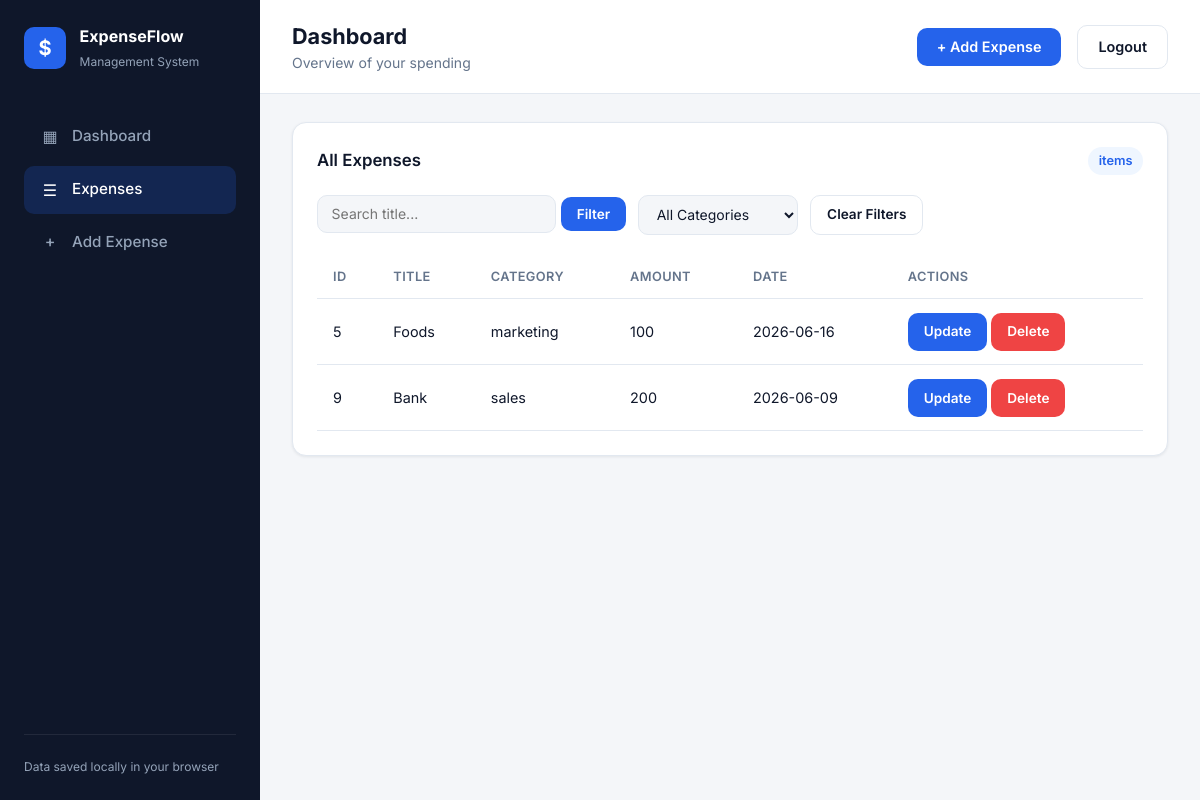
Page /expense.php (signed in) on the committed database.
### tables this page shows
CREATE TABLE `expenses` (
  `id` int(11) NOT NULL,
  `title` varchar(255) NOT NULL,
  `id_category` int(255) NOT NULL,
  `amount` int(255) NOT NULL,
  `date` date NOT NULL DEFAULT current_timestamp(),
  `id_user` int(11) NOT NULL
);

CREATE TABLE `category` (
  `id` int(11) NOT NULL,
  `name` varchar(255) NOT NULL
);

### expenses/all_expense.php (called while the page is built, shortened)
<?php
class Expense
{
public function getByUserId($id)
{
    $conn = new mysqli("localhost","root","","system");
    $select = "SELECT * FROM expenses WHERE id_user = ?";
    $stmt = $conn->prepare($select);
    $stmt->bind_param("i", $id);
    $stmt->execute();
    $result = $stmt->get_result();
    if ($result->num_rows > 0) {
        return $result->fetch_all(MYSQLI_ASSOC);
    }
    return [];
}
}
?>

### category/category.php (called while the page is built, shortened)
<?php
class Category{
    public function getById($id){
        $conn=new mysqli("localhost","root","","system");
        $select="SELECT * FROM category Where id=?";
        $stmt=$conn->prepare($select);
        $stmt->bind_param("i",$id);
        $stmt->execute();
        return $stmt->get_result()->fetch_assoc();
    }
}
?>

### expense.php (the view, shortened to what this page needs)
<?php
include ('function/sidbar.php');
include ('function/navbar.php');
require ('expenses/all_expense.php');
require ('category/category.php');
$category = new Category();
$expense  = new Expense();
$search = '';
$categoryFilter = '';
    if($search != '' || $categoryFilter != '')
    {
        $expenseData = $expense->filter($search, $categoryFilter);
    }
else
{
    $expenseData = $expense->getByUserId($_SESSION['id']);
}
?>
<main class="content">
    <section class="view active" id="view-expenses">
        <article class="panel">
            <div class="panel-header">
                <h2>All Expenses</h2>
                <span class="badge">
                     ?> items
                </span>
            </div>
            <form action="" method="GET" class="filters">
                <div class="filter-input-group">
                    <input
                        type="search"
                        name="search"
                        placeholder="Search title..."
                        class="filter-input"
                        value="<?= $search ?>"
                    >
                    <button type="submit" class="btn btn-primary btn-sm">
                        Filter
                    </button>
                </div>
                <select name="category" class="filter-input">
                    <option value="">All Categories</option>
                </select>
                <a href="expense.php" class="btn btn-outline btn-sm">
                    Clear Filters
                </a>
            </form>
            <div class="table-wrap">
                <table class="expense-table">
                    <thead>
                        <tr>
                            <th>ID</th>
                            <th>Title</th>
                            <th>Category</th>
                            <th>Amount</th>
                            <th>Date</th>
                            <th>Actions</th>
                        </tr>
                    </thead>
                    <tbody>
                        <?php
                       if(!empty($expenseData))
{
    foreach($expenseData as $data)
    {
?>
        <tr>
            <td><?= $data['id'] ?></td>
            <td><?= $data['title'] ?></td>
            <td><?= $category->getById($data['id_category'])['name'] ?></td>
            <td><?= $data['amount'] ?></td>
            <td><?= date('Y-m-d', strtotime($data['date'])) ?></td>
            <td>
                <a href="?method=update&id=<?= $data['id'] ?>" class="btn btn-primary btn-sm">
                    Update
                </a>
                <a href="expenses/delete.php?id=<?= $data['id'] ?>"
                   class="btn btn-danger btn-sm"
                   onclick="return confirm('Are you sure?')">
                    Delete
                </a>
            </td>
        </tr>
<?php
    }
}?>
                    </tbody>
                </table>
            </div>
        </article>
    </section>
</main>

### styles.css (style rules this page uses)
*, *::before, *::after { margin: 0; padding: 0; box-sizing: border-box; }
:root { --bg: #f4f6f9; --surface: #ffffff; --sidebar: #0f172a; --sidebar-text: #94a3b8; --sidebar-active: #ffffff; --text: #0f172a; --text-muted: #64748b; --border: #e2e8f0; --primary: #2563eb; --primary-hover: #1d4ed8; --primary-light: #eff6ff; --danger: #ef4444; --danger-light: #fef2f2; --success: #10b981; --radius: 10px; --radius-lg: 14px; --shadow: 0 1px 3px rgba(15, 23, 42, 0.08); --shadow-lg: 0 10px 30px rgba(15, 23, 42, 0.1); --font: 'Inter', sans-serif; --sidebar-width: 260px; }
body { font-family: var(--font); background: var(--bg); color: var(--text); line-height: 1.5; }
button, input, select { font-family: inherit; }
.content { padding: 1.75rem 2rem 2.5rem; }
.view { display: none; }
.view.active { display: block; }
.panel { background: var(--surface); border: 1px solid var(--border); border-radius: var(--radius-lg); padding: 1.5rem; box-shadow: var(--shadow); }
.panel-header { display: flex; align-items: center; justify-content: space-between; margin-bottom: 1.25rem; }
.panel-header h2 { font-size: 1.05rem; font-weight: 600; }
.badge { background: var(--primary-light); color: var(--primary); font-size: 0.8rem; font-weight: 600; padding: 0.25rem 0.65rem; border-radius: 999px; }
.filters { display: flex; flex-wrap: wrap; gap: 0.75rem; margin-bottom: 1.25rem; }
.filter-input { padding: 0.6rem 0.85rem; border: 1px solid var(--border); border-radius: var(--radius); font-size: 0.875rem; background: var(--bg); color: var(--text); min-width: 160px; }
.table-wrap { overflow-x: auto; }
.expense-table { width: 100%; border-collapse: collapse; font-size: 0.9rem; }
.expense-table th { text-align: start; padding: 0.75rem 1rem; font-size: 0.8rem; font-weight: 600; color: var(--text-muted); text-transform: uppercase; letter-spacing: 0.03em; border-bottom: 1px solid var(--border); }
.expense-table td { padding: 0.85rem 1rem; border-bottom: 1px solid var(--border); }
.btn { display: inline-flex; align-items: center; justify-content: center; padding: 0.65rem 1.25rem; border-radius: var(--radius); font-size: 0.9rem; font-weight: 600; cursor: pointer; border: none; transition: background 0.2s, transform 0.15s; text-decoration: none; }
.btn-primary { background: var(--primary); color: #fff; }
.btn-outline { background: var(--surface); color: var(--text); border: 1px solid var(--border); }
.btn-sm { padding: 0.55rem 1rem; font-size: 0.85rem; }
.btn-danger { background: var(--danger); color: #fff; }

### rows in the picture
expenses: id "5", title "Foods", id_category.name "marketing", amount "100", date "2026-06-16"
expenses: id "9", title "Bank", id_category.name "sales", amount "200", date "2026-06-09"
